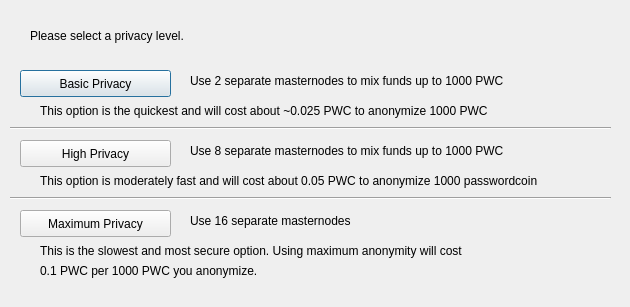
<?xml version="1.0" encoding="UTF-8"?>
<ui version="4.0">
 <class>DarksendConfig</class>
 <widget class="QDialog" name="DarksendConfig">
  <property name="geometry">
   <rect>
    <x>0</x>
    <y>0</y>
    <width>630</width>
    <height>307</height>
   </rect>
  </property>
  <property name="windowTitle">
   <string>Configure Darksend</string>
  </property>
  <widget class="QPushButton" name="buttonBasic">
   <property name="geometry">
    <rect>
     <x>20</x>
     <y>70</y>
     <width>151</width>
     <height>27</height>
    </rect>
   </property>
   <property name="text">
    <string>Basic Privacy</string>
   </property>
  </widget>
  <widget class="QPushButton" name="buttonHigh">
   <property name="geometry">
    <rect>
     <x>20</x>
     <y>140</y>
     <width>151</width>
     <height>27</height>
    </rect>
   </property>
   <property name="text">
    <string>High Privacy</string>
   </property>
  </widget>
  <widget class="QPushButton" name="buttonMax">
   <property name="geometry">
    <rect>
     <x>20</x>
     <y>210</y>
     <width>151</width>
     <height>27</height>
    </rect>
   </property>
   <property name="text">
    <string>Maximum Privacy</string>
   </property>
  </widget>
  <widget class="QLabel" name="label">
   <property name="geometry">
    <rect>
     <x>30</x>
     <y>20</y>
     <width>571</width>
     <height>31</height>
    </rect>
   </property>
   <property name="text">
    <string>Please select a privacy level.</string>
   </property>
  </widget>
  <widget class="QLabel" name="label_2">
   <property name="geometry">
    <rect>
     <x>190</x>
     <y>70</y>
     <width>421</width>
     <height>21</height>
    </rect>
   </property>
   <property name="text">
    <string>Use 2 separate masternodes to mix funds up to 1000 PWC</string>
   </property>
  </widget>
  <widget class="QLabel" name="label_3">
   <property name="geometry">
    <rect>
     <x>190</x>
     <y>140</y>
     <width>411</width>
     <height>21</height>
    </rect>
   </property>
   <property name="text">
    <string>Use 8 separate masternodes to mix funds up to 1000 PWC</string>
   </property>
  </widget>
  <widget class="QLabel" name="label_4">
   <property name="geometry">
    <rect>
     <x>190</x>
     <y>210</y>
     <width>421</width>
     <height>21</height>
    </rect>
   </property>
   <property name="text">
    <string>Use 16 separate masternodes</string>
   </property>
  </widget>
  <widget class="QLabel" name="label_6">
   <property name="geometry">
    <rect>
     <x>40</x>
     <y>100</y>
     <width>561</width>
     <height>21</height>
    </rect>
   </property>
   <property name="text">
    <string>This option is the quickest and will cost about ~0.025 PWC to anonymize 1000 PWC</string>
   </property>
  </widget>
  <widget class="QLabel" name="label_7">
   <property name="geometry">
    <rect>
     <x>40</x>
     <y>170</y>
     <width>561</width>
     <height>21</height>
    </rect>
   </property>
   <property name="text">
    <string>This option is moderately fast and will cost about 0.05 PWC to anonymize 1000 passwordcoin</string>
   </property>
  </widget>
  <widget class="QLabel" name="label_8">
   <property name="geometry">
    <rect>
     <x>40</x>
     <y>240</y>
     <width>561</width>
     <height>21</height>
    </rect>
   </property>
   <property name="text">
    <string>This is the slowest and most secure option. Using maximum anonymity will cost</string>
   </property>
  </widget>
  <widget class="QLabel" name="label_9">
   <property name="geometry">
    <rect>
     <x>40</x>
     <y>260</y>
     <width>561</width>
     <height>21</height>
    </rect>
   </property>
   <property name="text">
    <string>0.1 PWC per 1000 PWC you anonymize.</string>
   </property>
  </widget>
  <widget class="Line" name="line">
   <property name="geometry">
    <rect>
     <x>10</x>
     <y>120</y>
     <width>601</width>
     <height>16</height>
    </rect>
   </property>
   <property name="orientation">
    <enum>Qt::Horizontal</enum>
   </property>
  </widget>
  <widget class="Line" name="line_2">
   <property name="geometry">
    <rect>
     <x>10</x>
     <y>190</y>
     <width>601</width>
     <height>16</height>
    </rect>
   </property>
   <property name="orientation">
    <enum>Qt::Horizontal</enum>
   </property>
  </widget>
 </widget>
 <resources/>
 <connections/>
</ui>
